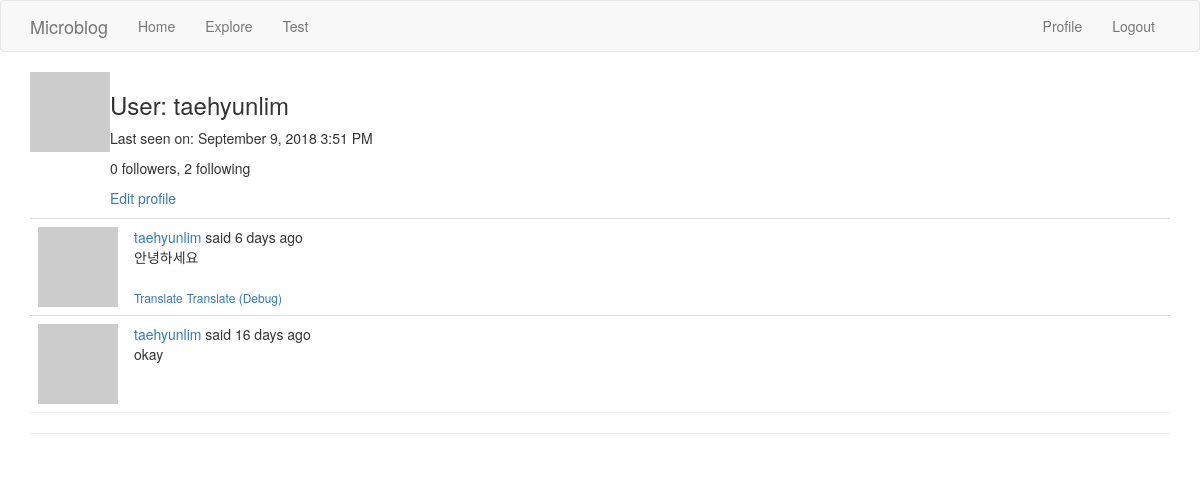
Page /user/taehyunlim (signed in) on the earlier database version.
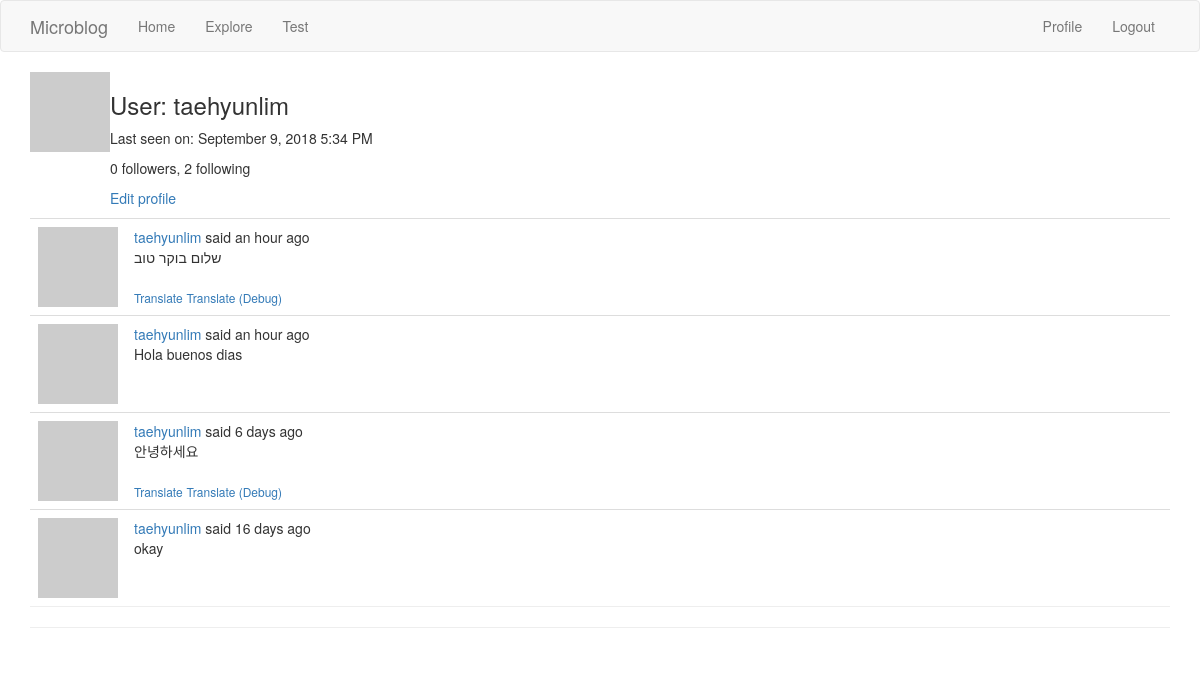
Same page on the later database version.
### app/models.py (models this page shows, shortened)
class User(UserMixin, db.Model):
    id = db.Column(db.Integer, primary_key=True)
    username = db.Column(db.String(64), index=True, unique=True)
    email = db.Column(db.String(120), index=True, unique=True)
    pw_hash = db.Column(db.String(128))
    about_me = db.Column(db.String(140))
    datetime_joined = db.Column(db.DateTime, default=datetime.utcnow)
    datetime_last_seen = db.Column(db.DateTime, default=datetime.utcnow)
    posts = db.relationship('Post', backref='author', lazy='dynamic')
    followed = db.relationship(
        'User', # Self-referential
        secondary=followers, # Association table defined above
        primaryjoin=(followers.c.follower_id == id), # How left-side entity is linked: User's `id` matches the `follower_id` field of the association table
        secondaryjoin=(followers.c.followed_id == id), # How the right-side entity (followed user) is linked.
        backref=db.backref('followers', lazy='dynamic'), # How this relationship will be accessed from the right-side entity (followed)
        lazy='dynamic' # `dynamic` sets up the query to not run until specifically requested
    )
    def avatar(self, size):
        digest = md5(self.email.lower().encode('utf-8')).hexdigest()
        return 'https://www.gravatar.com/avatar/{}?d=identicon&s={}'.format(digest, size)

class Post(db.Model):
    id = db.Column(db.Integer, primary_key=True)
    body = db.Column(db.String(140))
    timestamp = db.Column(db.DateTime, index=True, default=datetime.utcnow)
    user_id = db.Column(db.Integer, db.ForeignKey('user.id'))
    language = db.Column(db.String(5))

### app/routes.py (the view)
@application.route('/user/<username>')
@login_required
def user(username):
    user = User.query.filter_by(username=username).first_or_404()
    page = request.args.get('page', 1, type=int)
    posts = user.posts.order_by(Post.timestamp.desc()).paginate(
        page, application.config['POSTS_PER_PAGE'], False)
    next_url = url_for('user', username=user.username, page=posts.next_num) if posts.has_next else None
    prev_url = url_for('user', username=user.username, page=posts.prev_num) if posts.has_prev else None
    return render_template('user.html', user=user, posts=posts.items, next_url=next_url, prev_url=prev_url)

### app/models.py (called while the page is built)
@login.user_loader
def load_user(id):
    return User.query.get(int(id))

### app/routes.py (called while the page is built)
@application.before_request
def before_request():
    if current_user.is_authenticated:
        current_user.datetime_last_seen = datetime.utcnow()
        db.session.commit()
    g.locale = str(get_locale())

### app/templates/user.html (shortened to what this page needs)
{% extends "base.html" %}
{% block app_content %}
  <table>
    <tr valign="top">
      <td><img src="{{ user.avatar(64) }}"></td>
      <td>
        <h3>User: {{ user.username }}</h3>
        {% if user.datetime_last_seen %}<p>Last seen on: {{ moment(user.datetime_last_seen).format('LLL') }}</p>{% endif %}
        <p>{{ user.followers.count() }} followers, {{ user.followed.count() }} following</p>
        {% if user == current_user %}
        <p><a href="{{ url_for('edit_profile') }}">Edit profile</a></p>
        {% elif not current_user.is_following(user) %}
        <p><a href="{{ url_for('follow', username=user.username) }}">Follow</a><p>
        {% else %}
        <p><a href="{{ url_for('unfollow', username=user.username) }}">Unfollow</a><p>
        {% endif %}
      </td>
    </tr>
  </table>
  {% for post in posts %}
    {% include '_post.html' %}
  {% endfor %}
  <hr style="margin-top: 0 !important;">
{% endblock %}

### app/templates/base.html (shortened to what this page needs)
{% extends 'bootstrap/base.html' %}
{% block navbar %}
  <nav class="navbar navbar-default">
      <div class="container">
          <div class="navbar-header">
              <a class="navbar-brand" href="{{ url_for('index') }}">Microblog</a>
          </div>
          <div class="collapse navbar-collapse" id="bs-example-navbar-collapse-1">
              <ul class="nav navbar-nav">
                  <li><a href="{{ url_for('index') }}">Home</a></li>
                  <li><a href="{{ url_for('explore') }}">Explore</a></li>
                  <li><a href="{{ url_for('test') }}">Test</a></li>
              </ul>
              <ul class="nav navbar-nav navbar-right">
                  {% if current_user.is_anonymous %}
                  <li><a href="{{ url_for('login') }}">Login</a></li>
                  {% else %}
                  <li><a href="{{ url_for('user', username=current_user.username) }}">Profile</a></li>
                  <li><a href="{{ url_for('logout') }}">Logout</a></li>
                  {% endif %}
              </ul>
          </div>
      </div>
  </nav>
{% endblock %}
{% block content %}
  <div class="container">
    {% block app_content %}{% endblock %}
    <hr>
  </div>
{% endblock %}

### app/templates/_post.html (shortened to what this page needs)
<table class="table table-hover" style="margin-bottom: 0 !important;">
  <tr>
    <td width="30px">
      <a href="{{ url_for('user', username=post.author.username) }}">
        <img src="{{ post.author.avatar(16) }}">
      </a>
    </td>
    <td>
      {{ _('%(username)s said %(when)s', username=user_link, when=moment(post.timestamp).fromNow()) }}
      <br>
      <span id="post_{{ post.id }}">{{ post.body }}</span>
      {% if post.language and post.language != g.locale %}
      <br><br>
      <span id="translation_{{ post.id }}">
        <a href="javascript:translate('#post_{{ post.id }}', '#translation_{{ post.id }}', '{{ post.language }}', '{{ g.locale }}');
        " style="font-size: 12px;">{{ _('Translate') }}</a>
        <a href="javascript:console.log('#post_{{ post.id }}', '#translation_{{ post.id }}', '{{ post.language }}', '{{ g.locale }}');
        " style="font-size: 12px;">{{ _('Translate (Debug)') }}</a>
      </span>
      {% endif %}
    </td>
  </tr>
</table>

Differences in the rows shown:
changed User "taehyunlim": datetime_last_seen "September 9, 2018 3:51 PM" → "September 9, 2018 5:34 PM"
added Post: body "שלום בוקר טוב"
added Post: body "Hola buenos dias"
